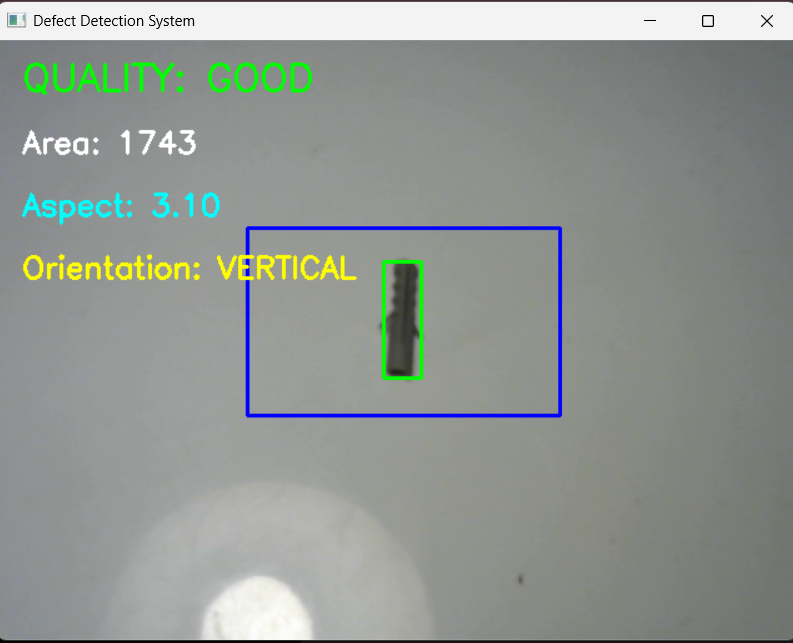
#> input picture good vertical part.png, 793 x 643 px, given in place of the camera
$ python main.py
#> lines starting #> are read from the running program, lines starting #| are printed output that depends on the picture; after the words box and inside, x2 and y2 are one past the last pixel; in counts of white or black regions, pixels touching at a corner belong together
import cv2
import numpy as np

# ==========================
# CAMERA
# ==========================

cap = cv2.VideoCapture(1, cv2.CAP_DSHOW)

# ==========================
# ROI SETTINGS
# ==========================

roi_x = 200
roi_y = 150
roi_w = 250
roi_h = 150

# ==========================
# CONTROL WINDOW
# ==========================

cv2.namedWindow("Controls")

cv2.createTrackbar(
    "Threshold",
    "Controls",
    100,
    255,
    lambda x: None
)

# ==========================
# MAIN LOOP
# ==========================

while True:

    ret, frame = cap.read()
#> frame is the input picture: shape (643, 793, 3); mean B, G, R 146.4, 150.7, 145.4

    if not ret:
        print("Camera Error")
        break

    # ROI

    cv2.rectangle(
        frame,
        (roi_x, roi_y),
        (roi_x + roi_w, roi_y + roi_h),
        (255, 0, 0),
        2
    )
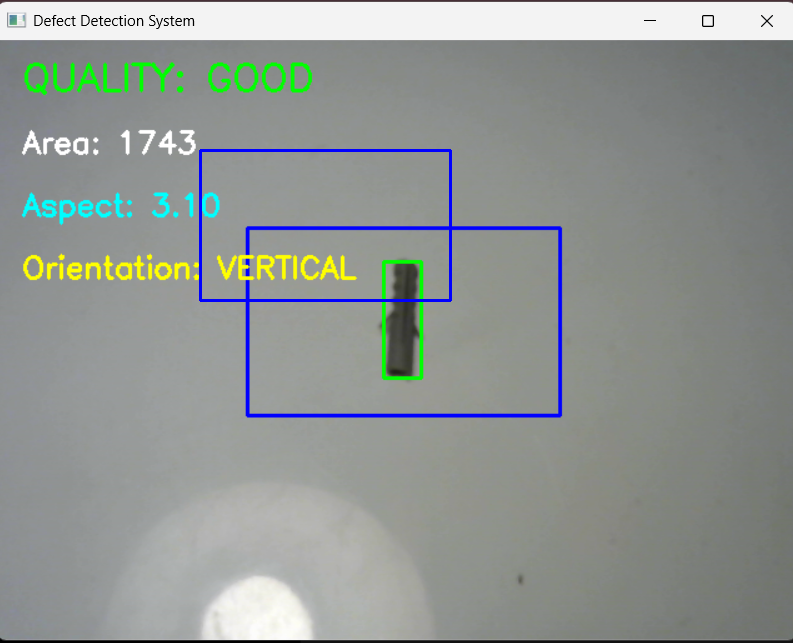
#> frame: shape (643, 793, 3); 0.47% of pixels changed, all inside (x1, y1, x2, y2) = (199, 149, 452, 302)

    roi = frame[
        roi_y:roi_y + roi_h,
        roi_x:roi_x + roi_w
    ]
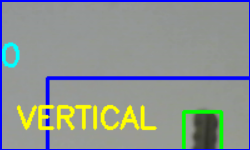
#> roi: shape (150, 250, 3); mean B, G, R 145.9, 146.6, 139.7

    # ==========================
    # PREPROCESSING
    # ==========================

    gray = cv2.cvtColor(
        roi,
        cv2.COLOR_BGR2GRAY
    )
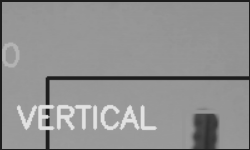
#> gray: shape (150, 250); min 29, max 226, mean 144.4

    blur = cv2.GaussianBlur(
        gray,
        (5, 5),
        0
    )
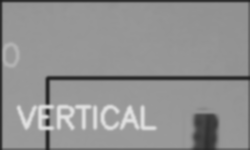
#> blur: shape (150, 250); min 31, max 225, mean 144.9

    # Live threshold value

    threshold_value = cv2.getTrackbarPos(
        "Threshold",
        "Controls"
    )

    _, thresh = cv2.threshold(
        blur,
        threshold_value,
        255,
        cv2.THRESH_BINARY_INV
    )
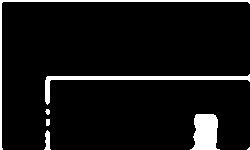
#> thresh: shape (150, 250); 7.2% white; 7 white regions (1 under 20 px)

    # Morphological cleanup

    kernel = np.ones((3,3), np.uint8)

    thresh = cv2.morphologyEx(
        thresh,
        cv2.MORPH_CLOSE,
        kernel
    )

    # ==========================
    # CONTOURS
    # ==========================

    contours, _ = cv2.findContours(
        thresh,
        cv2.RETR_EXTERNAL,
        cv2.CHAIN_APPROX_SIMPLE
    )
#> contours = 7 contours, 3 with area under 20; largest, box (x1, y1, x2, y2) and area: (190, 114, 220, 150) 758, (45, 74, 250, 105) 709, (0, 0, 250, 150) 402, (44, 130, 51, 150) 65

    quality = "NO PART"
    orientation = "NONE"

    area = 0
    aspect_ratio = 0
    angle = 0

    if len(contours) > 0:

        cnt = max(
            contours,
            key=cv2.contourArea
        )
#> cnt = contour of 37 points, box (x1, y1, x2, y2) (190, 114, 220, 150), area 758

        area = cv2.contourArea(cnt)
#> area = 758

        if area > 500:

            x, y, w, h = cv2.boundingRect(cnt)
#> x = 190; y = 114; w = 30; h = 36

            # Draw contour box

            cv2.rectangle(
                frame,
                (x + roi_x, y + roi_y),
                (x + w + roi_x, y + h + roi_y),
                (0,255,0),
                2
            )

            # ==========================
            # ORIENTATION
            # ==========================

            rect = cv2.minAreaRect(cnt)
#> rect = ((204.5, 131.5), (35, 29), -90)

            (_, _), (rw, rh), angle = rect
#> rw = 35; rh = 29; angle = -90

            if rw < rh:
                angle = angle + 90

            if abs(angle) < 20:

                orientation = "HORIZONTAL"
                aspect_ratio = w / h

            elif 70 < angle < 110:

                orientation = "VERTICAL"
                aspect_ratio = h / w

            else:

                orientation = "TILTED"
                aspect_ratio = max(w, h) / min(w, h)
#> aspect_ratio = 1.2

            # ==========================
            # QUALITY CHECK
            # ==========================

            area_ok = (
                1200 < area < 2500
            )
#> area_ok = False

            aspect_ok = (
                2.0 < aspect_ratio < 6.0
            )
#> aspect_ok = False

            orientation_ok = (
                orientation == "VERTICAL"
                or
                orientation == "HORIZONTAL"
            )

            if (
                area_ok
                and aspect_ok
                and orientation_ok
            ):

                quality = "GOOD"

            else:

                quality = "DEFECT"

    # ==========================
    # DISPLAY
    # ==========================

    color = (
        (0,255,0)
        if quality == "GOOD"
        else (0,0,255)
    )

    cv2.putText(
        frame,
        f"QUALITY: {quality}",
        (20,40),
        cv2.FONT_HERSHEY_SIMPLEX,
        1,
        color,
        2
    )

    cv2.putText(
        frame,
        f"Area: {int(area)}",
        (20,90),
        cv2.FONT_HERSHEY_SIMPLEX,
        0.8,
        (255,255,255),
        2
    )

    cv2.putText(
        frame,
        f"Aspect: {aspect_ratio:.2f}",
        (20,140),
        cv2.FONT_HERSHEY_SIMPLEX,
        0.8,
        (255,255,0),
        2
    )

    cv2.putText(
        frame,
        f"Orientation: {orientation}",
        (20,190),
        cv2.FONT_HERSHEY_SIMPLEX,
        0.8,
        (0,255,255),
        2
    )

    cv2.putText(
        frame,
        f"Threshold: {threshold_value}",
        (20,240),
        cv2.FONT_HERSHEY_SIMPLEX,
        0.8,
        (255,0,255),
        2
    )
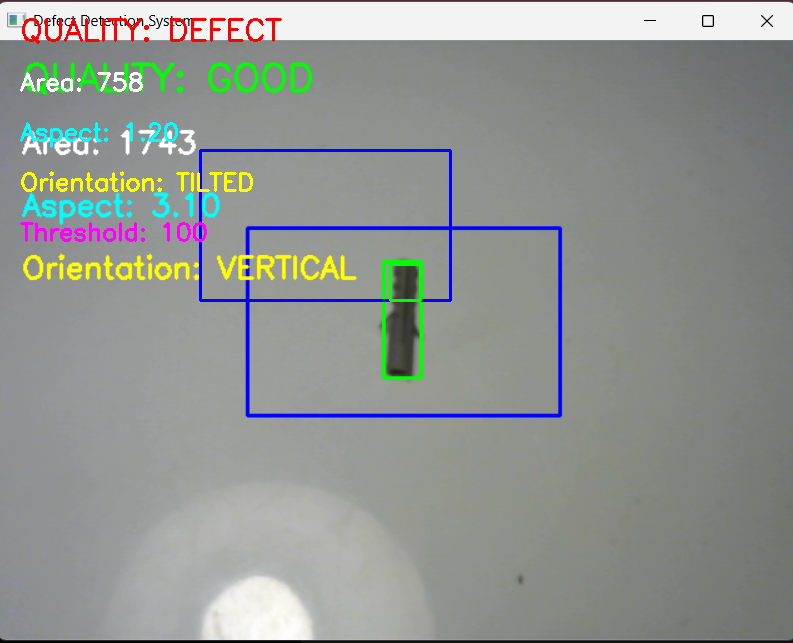
#> frame: shape (643, 793, 3); mean B, G, R 146.3, 149.7, 145.4

    # Windows

    cv2.imshow(
        "Threshold",
        thresh
    )

    cv2.imshow(
        "Defect Detection System",
        frame
    )

    # ESC key

    if cv2.waitKey(1) & 0xFF == 27:
#> (key Esc is pressed here)
        break

# ==========================
# CLEANUP
# ==========================

cap.release()
cv2.destroyAllWindows()
